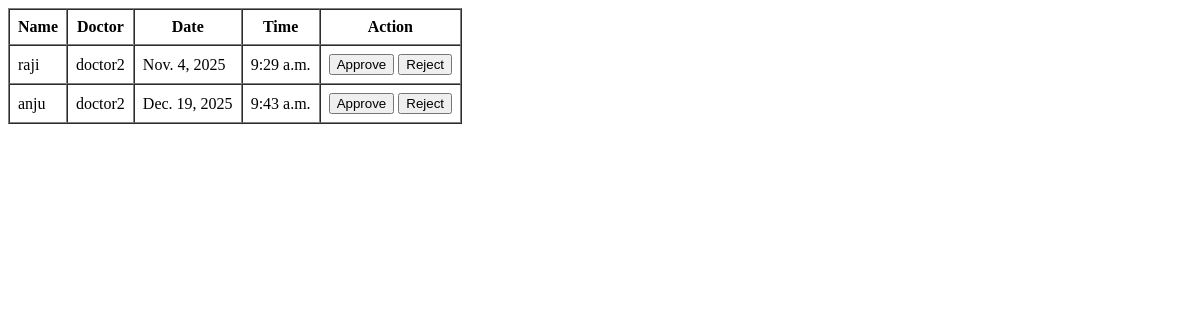
Page /accept_reject_appoinment (signed in) on the earlier database version.
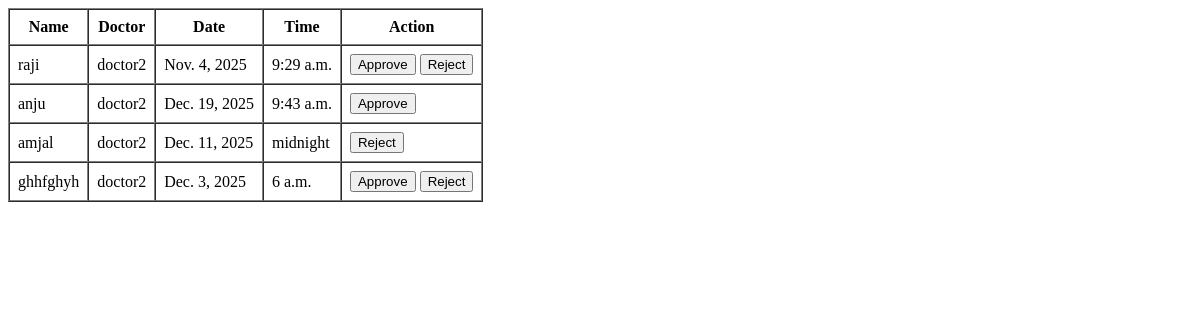
Same page on the later database version.
### BrainTumorDetectionApp/models.py (models this page shows)
class AppoinmentTable(models.Model):
    PATIENT=models.ForeignKey(PatientTable, on_delete=models.CASCADE)
    DOCTOR=models.ForeignKey(DoctorTable, on_delete=models.CASCADE)
    Date=models.DateField(null=True, blank=True)
    time = models.TimeField(null=True, blank=True)
    Status=models.CharField(max_length=100, null=True, blank=True)
    create_date=models.TimeField(auto_now_add=True, null=True, blank=True)

class PatientTable(models.Model):
    LOGIN = models.ForeignKey(LoginTable, on_delete=models.CASCADE)
    Name=models.CharField(max_length=30, null=True, blank=True)
    Age=models.IntegerField(null=True, blank=True)
    Gender=models.CharField(max_length=30, null=True, blank=True)
    PhNumber=models.BigIntegerField( null=True, blank=True)
    Email=models.CharField(max_length=30, null=True, blank=True)
    Address=models.CharField(max_length=100, null=True, blank=True)

class DoctorTable(models.Model):
    LOGIN = models.ForeignKey(LoginTable, on_delete=models.CASCADE)
    Name=models.CharField(max_length=30, null=True, blank=True)
    PhNumber=models.BigIntegerField( null=True, blank=True)
    Address=models.CharField(max_length=100, null=True, blank=True)
    Specialization=models.CharField(max_length=30, null=True, blank=True)
    HospitalName=models.CharField(max_length=30, null=True, blank=True)
    Email=models.CharField(max_length=30, null=True, blank=True)

### BrainTumorDetectionApp/views.py (the view)
# urls.py: path('accept_reject_appoinment', acceptrejectappoinmentPage.as_view(), name="aaccept_reject_appoinment"),
class acceptrejectappoinmentPage(View):
    def get(self, request):
        obj = AppoinmentTable.objects.filter(DOCTOR__LOGIN__id=     request.session['user_id'] )
        return render(request, "doctor/accept_reject_appoinment.html", {'val': obj} )

### templates/doctor/accept_reject_appoinment.html (shortened to what this page needs)
<!DOCTYPE html>
<html lang="en">
<head>
</head>
<body>
    <table border="1" cellpadding="8" cellspacing="0">
        <tr>
            <th>Name</th>
            <th>Doctor</th>
            <th>Date</th>
            <th>Time</th>
            <th>Action</th>
        </tr>
        {% for i in val %}
        <tr>
            <td>{{ i.PATIENT.Name }}</td>
            <td>{{ i.DOCTOR.Name }}</td>
            <td>{{ i.Date }}</td>
            <td>{{ i.time }}</td>
            <td>
                {% if i.Status == "accepted" %}
                <button onclick="return window.location='/rejected/{{i.id}}'">Reject</button>
                {% elif i.Status == "rejected" %}
                <button onclick="return window.location='/accepted/{{i.id}}'">Approve</button>
{% else %}
                <button onclick="return window.location='/accepted/{{i.id}}'">Approve</button>
                <button onclick="return window.location='/rejected/{{i.id}}'">Reject</button>
                {% endif %}
            </td>
        </tr>
        {% endfor %}
    </table>
</body>
</html>

Differences in the rows shown:
changed AppoinmentTable "Dec. 19, 2025": no longer shows "Reject"
added AppoinmentTable: PATIENT.Name "amjal", DOCTOR.Name "doctor2", Date "Dec. 11, 2025", time "midnight"
added AppoinmentTable: PATIENT.Name "ghhfghyh", DOCTOR.Name "doctor2", Date "Dec. 3, 2025", time "6 a.m."
